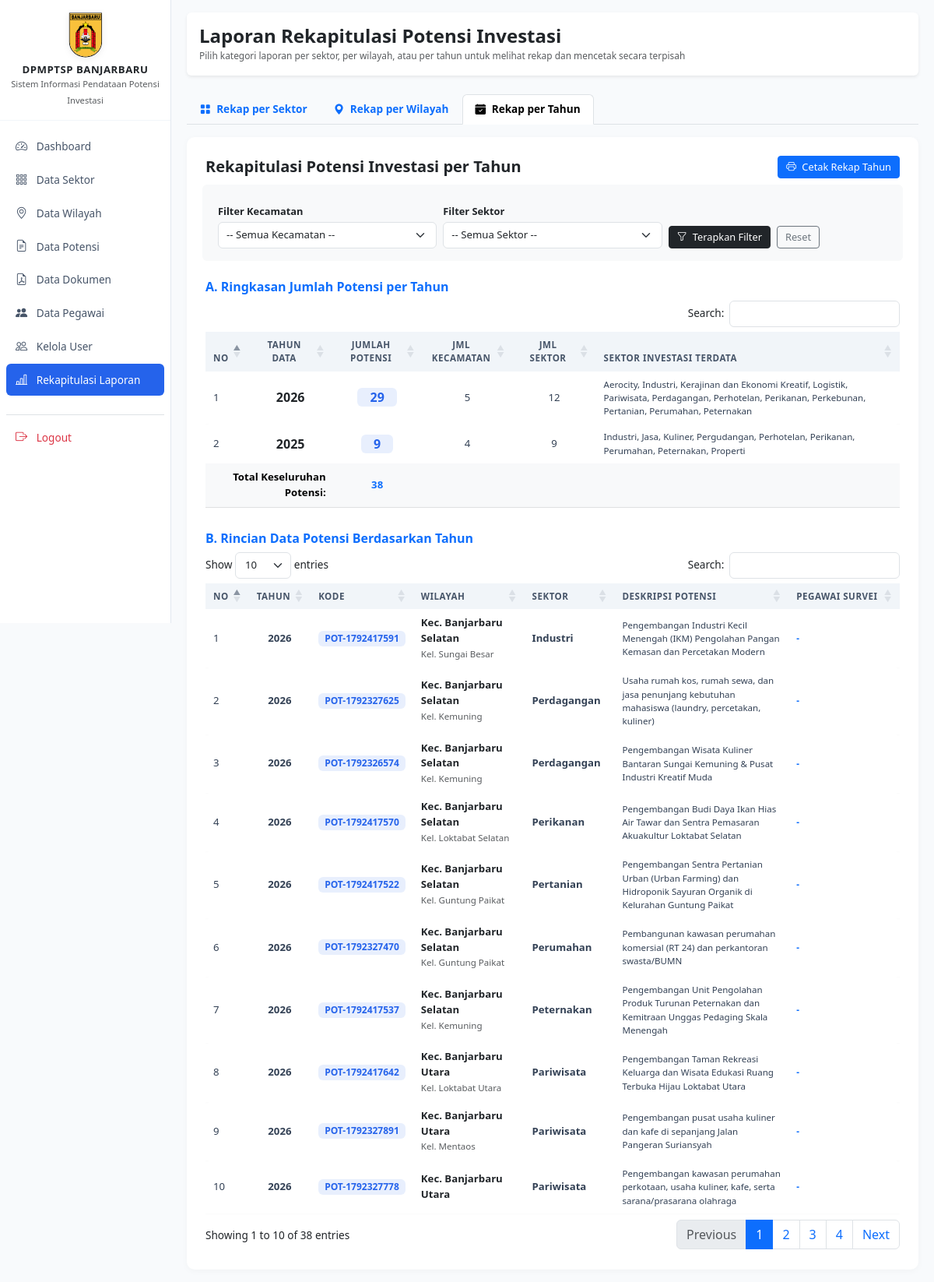
Page /admin/laporan.php?tab=tahun (signed in) on the earlier database version.
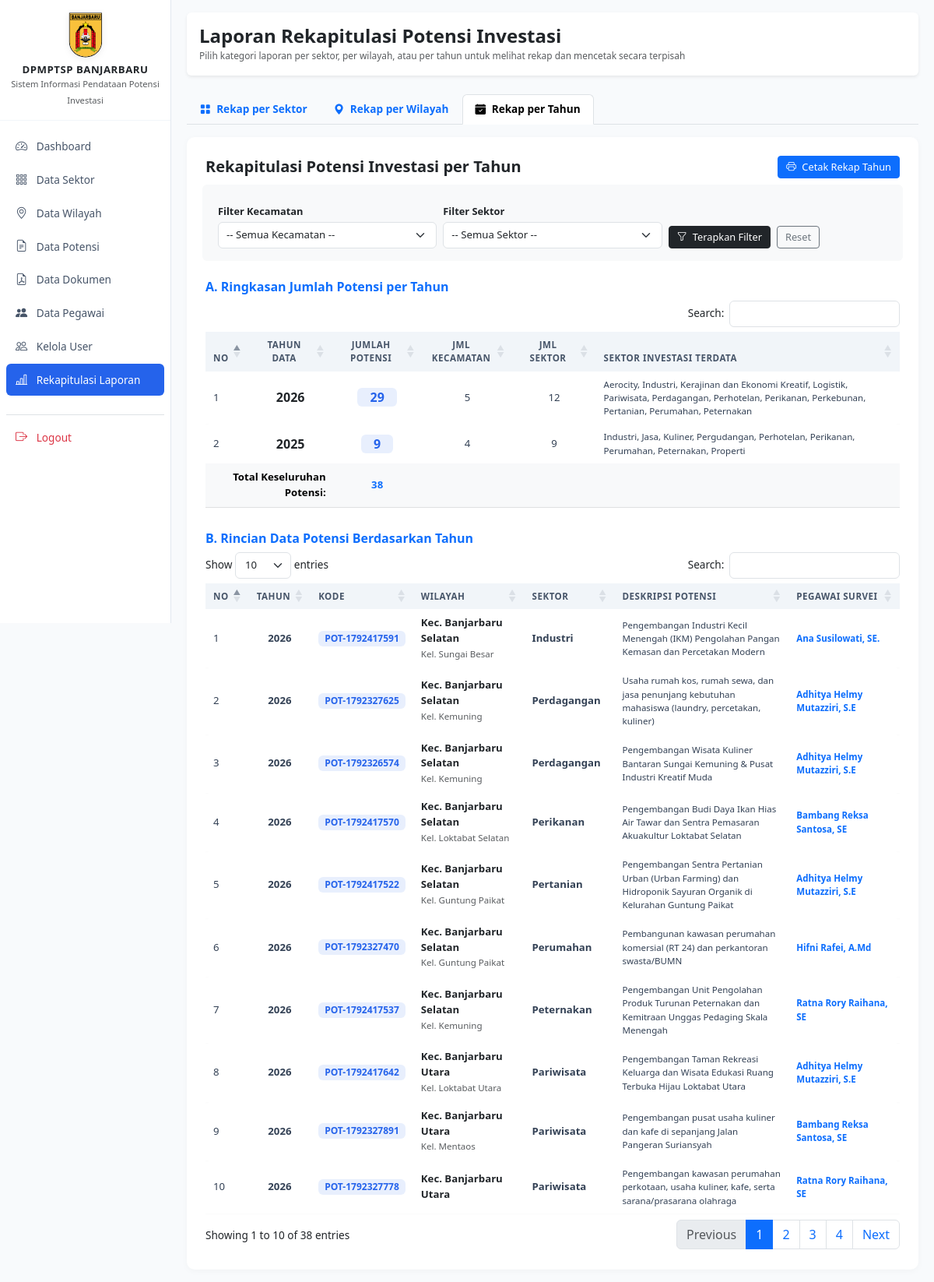
Same page on the later database version.
### tables this page shows
CREATE TABLE `potensi_investasi` (
  `id_potensi` int unsigned NOT NULL AUTO_INCREMENT,
  `kode_potensi` varchar(30) NOT NULL,
  `id_kecamatan` int unsigned NOT NULL,
  `id_kelurahan` int unsigned DEFAULT NULL,
  `id_sektor` int unsigned NOT NULL,
  `id_pegawai` int DEFAULT NULL,
  `deskripsi` text NOT NULL,
  `kondisi_eksisting` text,
  `peluang_investasi` text,
  `kendala` text,
  `rekomendasi` text,
  `sumber_data` varchar(255) DEFAULT NULL,
  `tahun_data` year DEFAULT NULL,
  `status_publikasi` tinyint(1) NOT NULL DEFAULT '0',
  `status_data` enum('aktif','arsip') NOT NULL DEFAULT 'aktif',
  `created_by` int unsigned NOT NULL,
  `created_at` timestamp NULL DEFAULT CURRENT_TIMESTAMP,
  `updated_at` timestamp NULL DEFAULT CURRENT_TIMESTAMP ON UPDATE CURRENT_TIMESTAMP,
  PRIMARY KEY (`id_potensi`),
  UNIQUE KEY `kode_potensi` (`kode_potensi`),
  KEY `fk_potensi_user` (`created_by`),
  KEY `idx_potensi_kecamatan` (`id_kecamatan`),
  KEY `idx_potensi_kelurahan` (`id_kelurahan`),
  KEY `idx_potensi_sektor` (`id_sektor`),
  KEY `idx_potensi_publikasi` (`status_publikasi`),
  KEY `idx_potensi_pegawai` (`id_pegawai`),
  CONSTRAINT `fk_potensi_kecamatan` FOREIGN KEY (`id_kecamatan`) REFERENCES `kecamatan` (`id_kecamatan`) ON DELETE RESTRICT ON UPDATE CASCADE,
  CONSTRAINT `fk_potensi_kelurahan` FOREIGN KEY (`id_kelurahan`) REFERENCES `kelurahan` (`id_kelurahan`) ON DELETE RESTRICT ON UPDATE CASCADE,
  CONSTRAINT `fk_potensi_pegawai` FOREIGN KEY (`id_pegawai`) REFERENCES `pegawai` (`id_pegawai`) ON DELETE SET NULL ON UPDATE CASCADE,
  CONSTRAINT `fk_potensi_sektor` FOREIGN KEY (`id_sektor`) REFERENCES `sektor` (`id_sektor`) ON DELETE RESTRICT ON UPDATE CASCADE,
  CONSTRAINT `fk_potensi_user` FOREIGN KEY (`created_by`) REFERENCES `users` (`id_user`) ON DELETE RESTRICT ON UPDATE CASCADE
);

CREATE TABLE `kecamatan` (
  `id_kecamatan` int unsigned NOT NULL AUTO_INCREMENT,
  `nama_kecamatan` varchar(100) NOT NULL,
  `deskripsi` text,
  `status` tinyint(1) NOT NULL DEFAULT '1',
  `created_at` timestamp NULL DEFAULT CURRENT_TIMESTAMP,
  `updated_at` timestamp NULL DEFAULT CURRENT_TIMESTAMP ON UPDATE CURRENT_TIMESTAMP,
  PRIMARY KEY (`id_kecamatan`),
  UNIQUE KEY `nama_kecamatan` (`nama_kecamatan`)
);

CREATE TABLE `kelurahan` (
  `id_kelurahan` int unsigned NOT NULL AUTO_INCREMENT,
  `id_kecamatan` int unsigned NOT NULL,
  `nama_kelurahan` varchar(100) NOT NULL,
  `deskripsi` text,
  `status` tinyint(1) NOT NULL DEFAULT '1',
  `created_at` timestamp NULL DEFAULT CURRENT_TIMESTAMP,
  `updated_at` timestamp NULL DEFAULT CURRENT_TIMESTAMP ON UPDATE CURRENT_TIMESTAMP,
  PRIMARY KEY (`id_kelurahan`),
  UNIQUE KEY `uk_kelurahan_kecamatan` (`id_kecamatan`,`nama_kelurahan`),
  CONSTRAINT `fk_kelurahan_kecamatan` FOREIGN KEY (`id_kecamatan`) REFERENCES `kecamatan` (`id_kecamatan`) ON DELETE RESTRICT ON UPDATE CASCADE
);

CREATE TABLE `sektor` (
  `id_sektor` int unsigned NOT NULL AUTO_INCREMENT,
  `kode_sektor` varchar(10) NOT NULL,
  `nama_sektor` varchar(150) NOT NULL,
  `deskripsi` text,
  `status` tinyint(1) NOT NULL DEFAULT '1',
  `created_at` timestamp NULL DEFAULT CURRENT_TIMESTAMP,
  `updated_at` timestamp NULL DEFAULT CURRENT_TIMESTAMP ON UPDATE CURRENT_TIMESTAMP,
  PRIMARY KEY (`id_sektor`),
  UNIQUE KEY `kode_sektor` (`kode_sektor`),
  UNIQUE KEY `nama_sektor` (`nama_sektor`)
);

CREATE TABLE `pegawai` (
  `id_pegawai` int NOT NULL AUTO_INCREMENT,
  `nip` varchar(50) DEFAULT NULL,
  `nama_pegawai` varchar(255) NOT NULL,
  `status_pegawai` enum('ASN','PPPK','Tenaga Kontrak') NOT NULL DEFAULT 'ASN',
  `jabatan` varchar(255) DEFAULT NULL,
  `golongan` varchar(50) DEFAULT NULL,
  `tipe_pppk` varchar(50) DEFAULT NULL,
  `no_reg_absen` varchar(50) DEFAULT NULL,
  `no_hp` varchar(50) DEFAULT NULL,
  `status` tinyint(1) DEFAULT '1',
  `created_at` timestamp NULL DEFAULT CURRENT_TIMESTAMP,
  PRIMARY KEY (`id_pegawai`)
);

### admin/laporan.php (the view, shortened to what the rows shown need)
<?php
require_once '../config/database.php';
$allowed_tabs = ['sektor', 'wilayah', 'tahun'];
$active_tab   = in_array($_GET['tab'] ?? '', $allowed_tabs, true) ? $_GET['tab'] : 'sektor';
$conds_t  = ["p.status_data = 'aktif'"];
$params_t = [];
$where_t = implode(" AND ", $conds_t);
$sql_rincian_tahun = "SELECT
                        p.*,
                        s.nama_sektor,
                        k.nama_kecamatan,
                        l.nama_kelurahan,
                        pg.nama_pegawai
                      FROM potensi_investasi p
                      JOIN sektor s ON p.id_sektor = s.id_sektor
                      JOIN kecamatan k ON p.id_kecamatan = k.id_kecamatan
                      LEFT JOIN kelurahan l ON p.id_kelurahan = l.id_kelurahan
                      LEFT JOIN pegawai pg ON p.id_pegawai = pg.id_pegawai
                      WHERE {$where_t}
                      ORDER BY p.tahun_data DESC, k.nama_kecamatan ASC, s.nama_sektor ASC, p.id_potensi DESC";
$stmt_rincian_t = $pdo->prepare($sql_rincian_tahun);
$stmt_rincian_t->execute($params_t);
$rincian_tahun =$stmt_rincian_t->fetchAll();
?>
<!DOCTYPE html>
<html lang="id">
<head>
</head>
<body>
<div class="wrapper">
    <?php require_once '../includes/sidebar.php'; ?>
    <div id="content">
        <div class="tab-content" id="laporanTabsContent">
            <div class="tab-pane fade <?= $active_tab === 'tahun' ? 'show active' : '' ?>" id="tab-tahun" role="tabpanel">
                <div class="card card-modern p-4">
                    <div class="table-responsive mb-4">
                        <table id="tblRekapTahun" class="table table-modern align-middle w-100">
                            <thead>
                                <tr>
                                    <th width="5%">No</th>
                                    <th class="text-center" width="12%">Tahun Data</th>
                                    <th class="text-center" width="13%">Jumlah Potensi</th>
                                    <th class="text-center" width="13%">Jml Kecamatan</th>
                                    <th class="text-center" width="12%">Jml Sektor</th>
                                    <th>Sektor Investasi Terdata</th>
                                </tr>
                            </thead>
                        </table>
                    </div>
                    <div class="table-responsive">
                        <table id="tblRincianTahun" class="table table-modern align-middle w-100">
                            <thead>
                                <tr>
                                    <th width="4%">No</th>
                                    <th class="text-center" width="8%">Tahun</th>
                                    <th width="11%">Kode</th>
                                    <th width="16%">Wilayah</th>
                                    <th width="13%">Sektor</th>
                                    <th>Deskripsi Potensi</th>
                                    <th width="16%">Pegawai Survei</th>
                                </tr>
                            </thead>
                            <tbody>
                                <?php $no = 1; foreach ($rincian_tahun as$dp): ?>
                                <tr>
                                    <td><?= $no++ ?></td>
                                    <td class="text-center fw-bold"><?= htmlspecialchars($dp['tahun_data'] ?? '-') ?></td>
                                    <td><span class="badge badge-soft-primary px-2 py-1"><?= htmlspecialchars($dp['kode_potensi']) ?></span></td>
                                    <td>
                                        <div class="fw-semibold text-dark">Kec. <?= htmlspecialchars($dp['nama_kecamatan']) ?></div>
                                        <?php if (!empty($dp['nama_kelurahan'])): ?>
                                            <small class="text-muted">Kel. <?= htmlspecialchars($dp['nama_kelurahan']) ?></small>
                                        <?php endif; ?>
                                    </td>
                                    <td class="fw-semibold"><?= htmlspecialchars($dp['nama_sektor']) ?></td>
                                    <td class="small"><?= htmlspecialchars($dp['deskripsi']) ?></td>
                                    <td class="small text-primary fw-semibold"><?= htmlspecialchars($dp['nama_pegawai'] ?? '-') ?></td>
                                </tr>
                                <?php endforeach; ?>
                            </tbody>
                        </table>
                    </div>
                </div>
            </div>
        </div>
    </div>
</div>
</body>
</html>

Differences in the rows shown:
changed potensi_investasi "POT-1792417591": id_pegawai.nama_pegawai "-" → "Ana Susilowati, SE."
changed potensi_investasi "POT-1792327625": id_pegawai.nama_pegawai "-" → "Adhitya Helmy Mutazziri, S.E"
changed potensi_investasi "POT-1792326574": id_pegawai.nama_pegawai "-" → "Adhitya Helmy Mutazziri, S.E"
changed potensi_investasi "POT-1792417570": id_pegawai.nama_pegawai "-" → "Bambang Reksa Santosa, SE"
changed potensi_investasi "POT-1792417522": id_pegawai.nama_pegawai "-" → "Adhitya Helmy Mutazziri, S.E"
changed potensi_investasi "POT-1792327470": id_pegawai.nama_pegawai "-" → "Hifni Rafei, A.Md"
changed potensi_investasi "POT-1792417537": id_pegawai.nama_pegawai "-" → "Ratna Rory Raihana, SE"
changed potensi_investasi "POT-1792417642": id_pegawai.nama_pegawai "-" → "Adhitya Helmy Mutazziri, S.E"
changed potensi_investasi "POT-1792327891": id_pegawai.nama_pegawai "-" → "Bambang Reksa Santosa, SE"
changed potensi_investasi "POT-1792327778": id_pegawai.nama_pegawai "-" → "Ratna Rory Raihana, SE"
